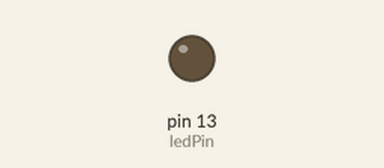
Bench run of a sketch on a simulated Arduino Uno, built with avr-gcc and run on an emulated ATmega328P. On the bench: output pins drawn as LEDs (lit = HIGH).

Above: at 0.5 s.
At 2.0 s:
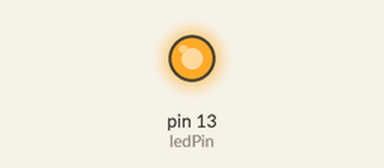
Timing chart, 0 to 5.3 s (numbered marks = the images above):
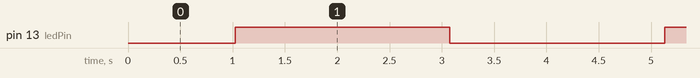

The sketch:

1.ino
```cpp
int ledPin=13;

void setup() {
pinMode(ledPin,OUTPUT);
}

void loop() {
  // put your main code here, to run repeatedly:
for(int a=0;a<=255;a++)
{
  analogWrite(ledPin,a);
  delay(8);
}
for(int a=255;a>=0;a--)
{
  analogWrite(ledPin,a);
  delay(8);
}
}
```

Blink.cpp
```cpp
#include <Arduino.h>
#include "blink.h"

Blink::Blink(int pin)
{
  pinMode(pin,OUTPUT);
  pinNumber=pin;
}

void Blink::blink(bool value){
if(value == true){
digitalWrite(pinNumber,HIGH);
delay(1000);
digitalWrite(pinNumber,LOW);
delay(1000);
}else{
digitalWrite(pinNumber,LOW);
}}

void Blink::blink(bool value, int blinkLength ){
if(value == true){
for(int a=0;a<=255;a++)
{
  analogWrite(pinNumber,a);
  delay(blinkLength);
}
for(int a=255;a>=0;a--)
{
  analogWrite(pinNumber,a);
  delay(blinkLength);
}
//digitalWrite(pinNumber,HIGH);
//delay(blinkLength);
//digitalWrite(pinNumber,LOW);
//delay(blinkLength);
}else{
digitalWrite(pinNumber,LOW);
}}

void Blink::blink(bool value, int blinkLength, int blinkLoops){
if(value == true){
for(int i=0;i<blinkLoops;i++){
digitalWrite(pinNumber,HIGH);
delay(blinkLength);
digitalWrite(pinNumber,LOW);
delay(blinkLength);
}
}else{
digitalWrite(pinNumber,LOW);
}}
```

Blink.h
```cpp
#ifndef Blink_h
#define Blink_h

#include <Arduino.h>

#define ON true
#define OFF false

class Blink{
public:
    Blink(int pin);
    void blink(bool value);
    void blink(bool value, int blinkLength);
    void blink(bool value, int blinkLength, int blinkLoops);
    private:
    uint8_t pinNumber;
};

#endif
```

Measured:
- by itself, pin 13 (ledPin): alternates HIGH for 2.1 s and LOW for 2.1 s
